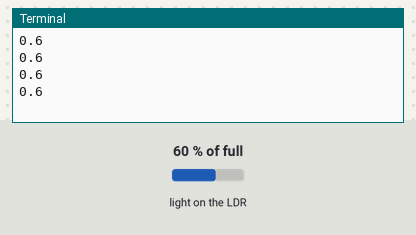
Simulated run of this program. Board: Raspberry Pi (BCM pin numbers). On the bench: the last lines printed to the terminal. The inputs (shaded band) are chosen by the test bench; at power-on: light on the LDR 60 % of full.

Above: at 1.2 s.
1.3 s: light on the LDR set to 2 % of full
At 1.58 s:
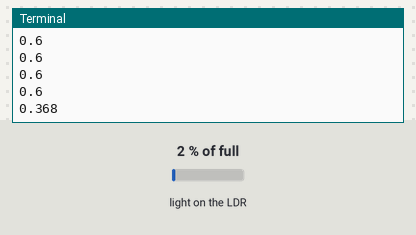
2.8 s: light on the LDR set to 25 % of full
At 2.83 s:
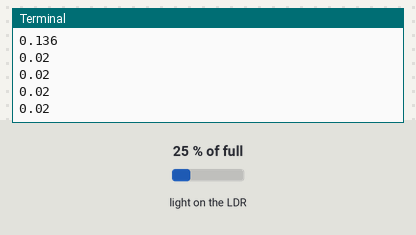
Timing chart, 0 to 5.8 s (numbered marks = the images above; inputs shaded):
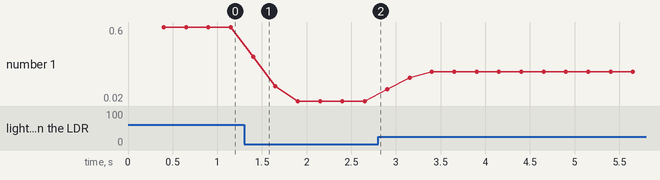

The program:

input.py
```python
# Input

# Import libraries:
from gpiozero import LightSensor
from time import sleep

# Set input_pin to be pin 4
sensor_pin = 4

ldr = LightSensor(sensor_pin)

# Start loop:
while True:
  print(ldr.value)
  sleep(0.25)
```

Measured:
- after the input at 1.3 s, the terminal: prints a new line after 0.10 s (image 1)
- plotted number 1: 0.6 → 0.02 after the input at 1.3 s, 0.02 → 0.25 after the input at 2.8 s
